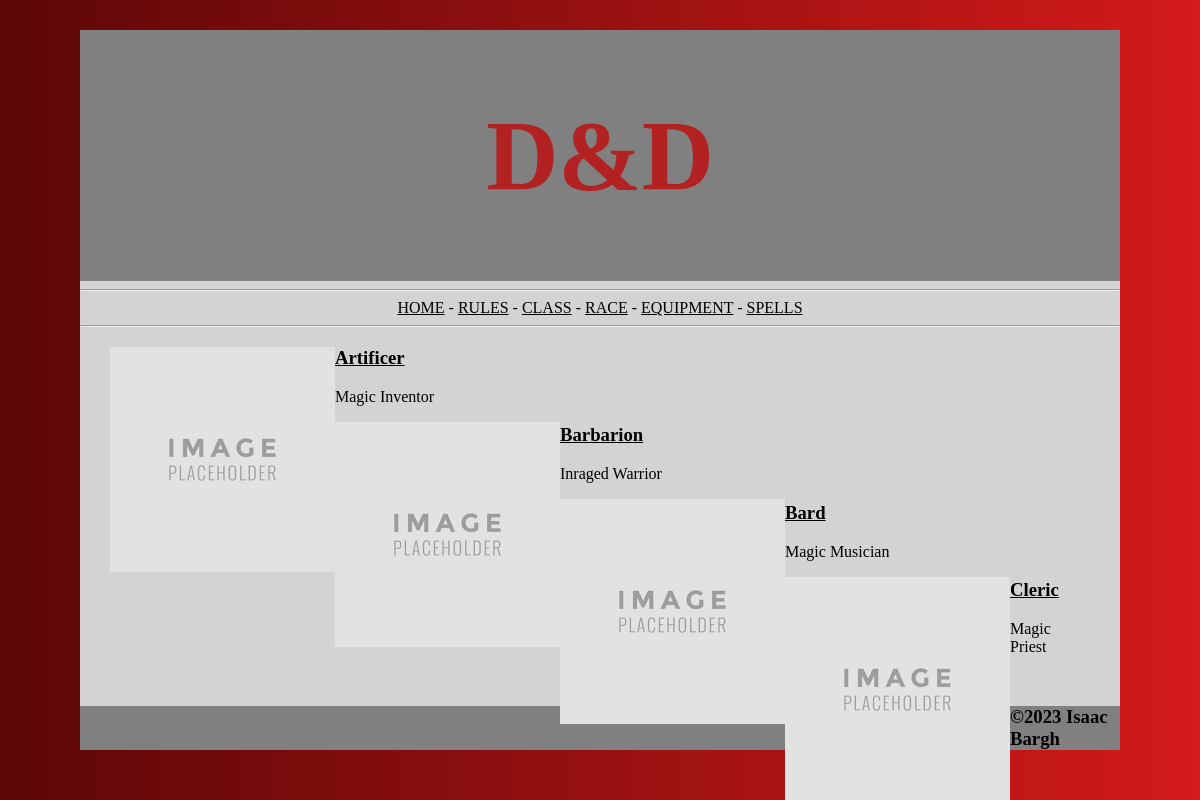
/all_classes, run on the app's committed database.
### tables this page shows
CREATE TABLE Class (id INTEGER PRIMARY KEY AUTOINCREMENT, name TEXT, description TEXT, image TEXT);

### routes.py (the view)
@app.route('/all_classes')
def all_classes():
    conn = sqlite3.connect('DnD.db')
    cur = conn.cursor()
    cur.execute('SELECT * FROM Class')
    results = cur.fetchall()
    return render_template("all_classes.html",title="Class",results=results)

### templates/all_classes.html
{% extends 'layout.html' %}
{% block content %}
{%for item in results%}
<img class="all_class_img" src="/{{item[3]}}">
<h3>
    <a class="all_link" href= "/class/{{item[0]}}">
    {{item[1]}}
    </a>
</h3>
<P>{{item[2]}}</P>
{%endfor%}
{% endblock %}

### static/css/style.css (style rules this page uses)
body { font-family:"Comic Sans MS"; background-color: lightgray; margin-top: 30px; margin-bottom: 50px; margin-right: 80px; margin-left: 80px; }
html { background-image: linear-gradient(to left, rgb(212, 26, 26), rgb(92, 7, 7)); }
.all_link { color: Black }
.all_class_img { float: left; }

### data on the page
Class: image (placeholder picture), name "Artificer", description "Magic Inventor"
Class: image (placeholder picture), name "Barbarion", description "Inraged Warrior"
Class: image (placeholder picture), name "Bard", description "Magic Musician"
Class: image (placeholder picture), name "Cleric", description "Magic Priest"
